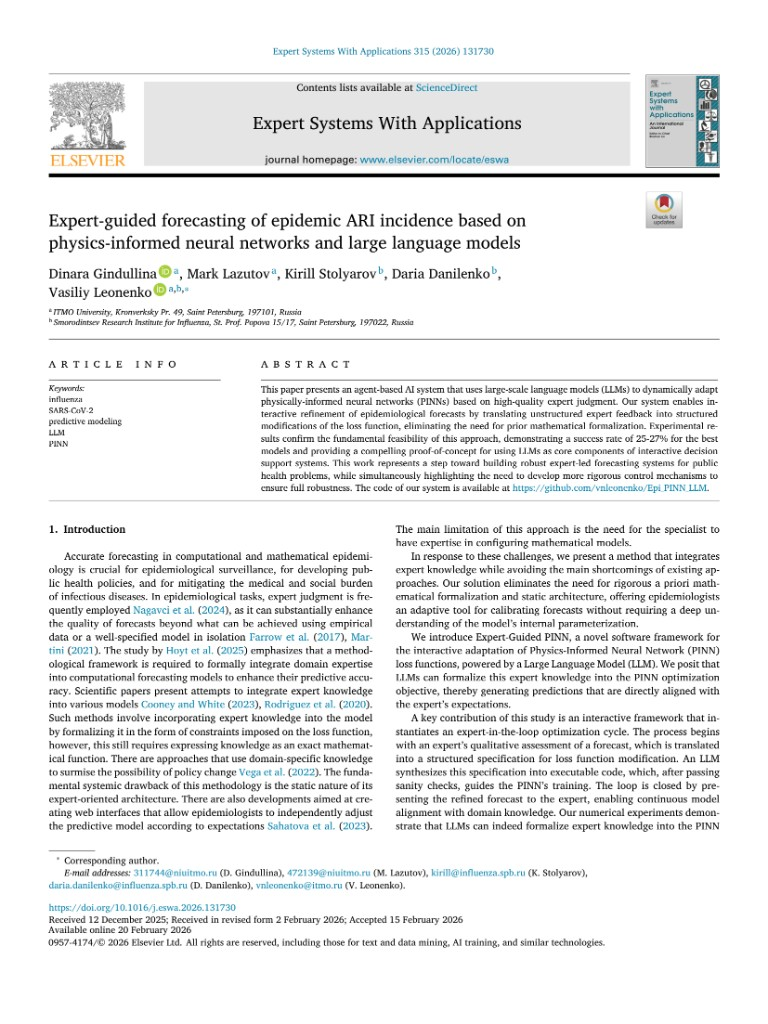
#> input picture assets/paper/pages/1-s2.0-S0957417426006433-main-01-c900370f-b6af-43bf-9ae8-22b4904426bf.png, 768 x 1024 px, given in place of 17426006433-main-03-098692ce-a9bb-44c4-85cd-8d23b7241259.png, which was not available
$ python crop_figures.py
#> lines starting #> are read from the running program, lines starting #| are printed output that depends on the picture
### scripts/figure_crop_ops.py
"""Operational helpers for cropping paper figures."""

from __future__ import annotations

from pathlib import Path

from PIL import Image

from scripts.figure_crop_data import CROPS, FIGURES_DIR, PAGE_ALIASES, PAGES_DIR


def resolve_page(alias: str) -> Path:
    return PAGES_DIR / PAGE_ALIASES[alias]


def crop_all_figures() -> list[str]:
    FIGURES_DIR.mkdir(parents=True, exist_ok=True)
    saved = []
    for output_name, (page_alias, box) in CROPS.items():
        page_path = resolve_page(page_alias)
        image = Image.open(page_path)
#> image is the input picture: PIL image 768x1024 RGB; mean R, G, B 235.8, 236.5, 236.6
        cropped = image.crop(box)
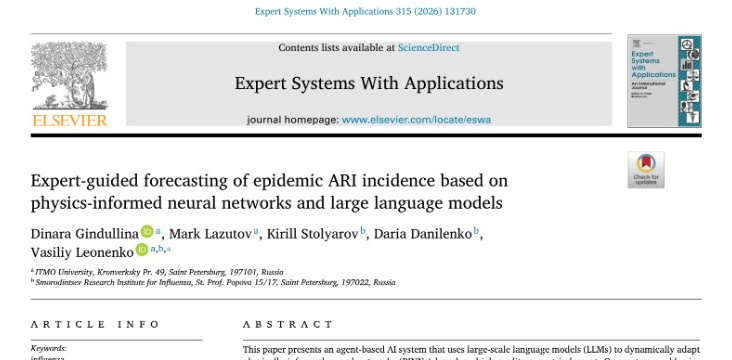
#> cropped: PIL image 732x360 RGB; mean R, G, B 235, 235.7, 235.6
        output_path = FIGURES_DIR / output_name
        cropped.save(output_path)
        saved.append(f"Saved {output_path} ({cropped.size[0]}x{cropped.size[1]})")
    return saved

### scripts/crop_figures.py
"""One-off script to crop figures from PDF page renders."""

from __future__ import annotations

from scripts.figure_crop_ops import crop_all_figures


def main() -> None:
    for message in crop_all_figures():
        print(message)


if __name__ == "__main__":
#> (the run stopped early here; a loop or call above may not have finished)

$ run again, on assets/paper/pages/1-s2.0-S0957417426006433-main-02-80fb03e5-82f1-4f77-8b6f-6030262b7e58.png
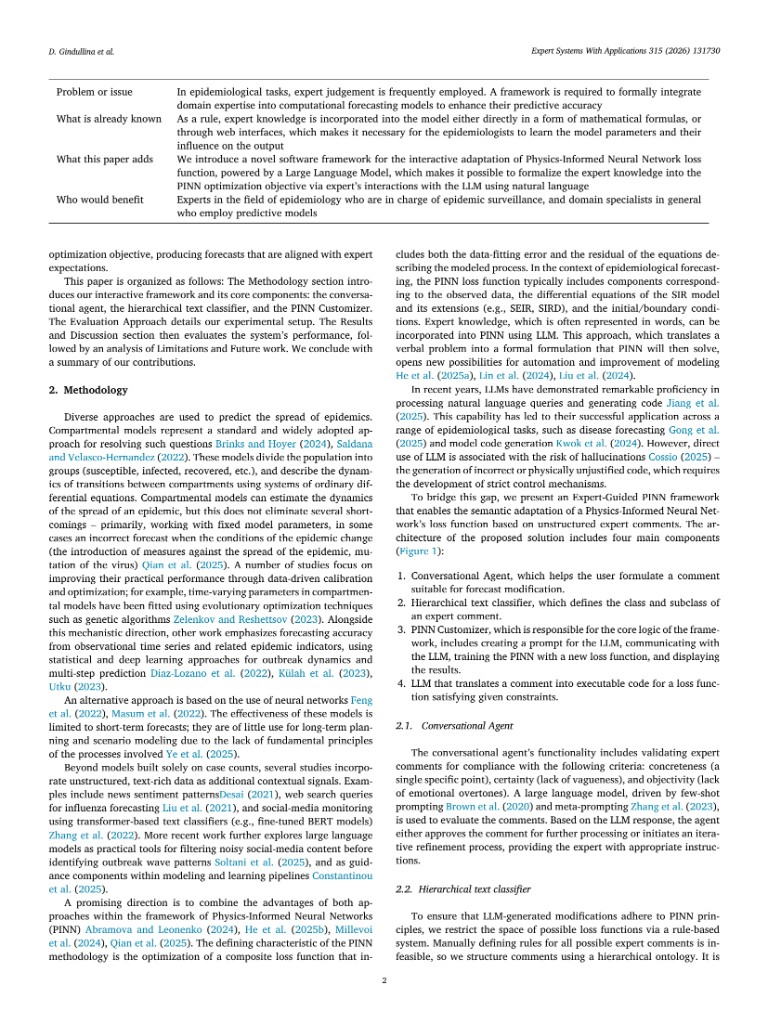
#> input picture assets/paper/pages/1-s2.0-S0957417426006433-main-02-80fb03e5-82f1-4f77-8b6f-6030262b7e58.png, 768 x 1024 px, given in place of 17426006433-main-03-098692ce-a9bb-44c4-85cd-8d23b7241259.png, which was not available
#> in crop_all_figures, image is the input picture: PIL image 768x1024 RGB; mean R, G, B 233.6, 234.3, 234.5
#> in crop_all_figures, `cropped = image.crop(box)`:
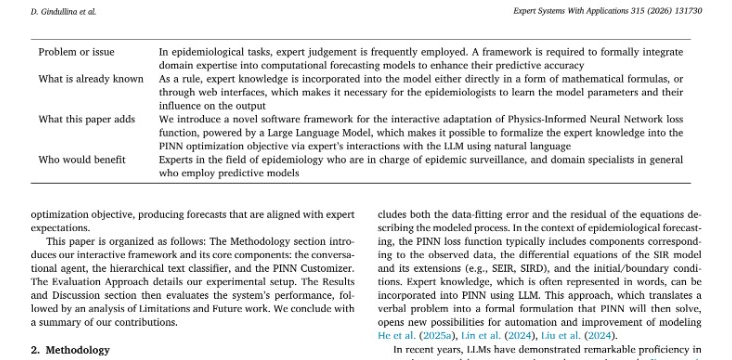
#> cropped: PIL image 732x360 RGB; mean R, G, B 233.6, 233.8, 233.9
